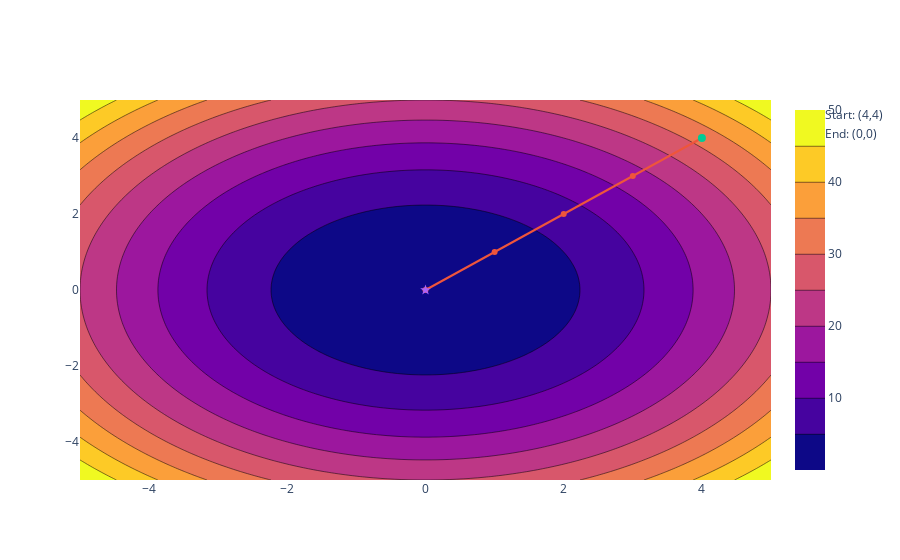

Notebook code cell kept with this figure:
### Markdown cell above
Je kunt hier ook de stappen van gradient descent in tonen. Stel we hadden als startpunt $(4,4)$ en gradient descent gaf ons de volgende stappen:
a_array = [4,3,2,1,0] en b_array = [4,3,2,1,0] (Merk op, dit voorbeeld is fictief, enkel zodat we kunnen laten zien hoe je dit plot.) Dan kun je dit alsvolgt visualiseren:

### Code cell
# Definieer functie
f = lambda x, y: x**2 + y**2

# Maak een meshgrid van x en y waarden
x = np.linspace(-5, 5, 100)
y = np.linspace(-5, 5, 100)
X, Y = np.meshgrid(x, y)

# Bereken bijbehorende z waarden
z = f(X, Y)

x_array = [4,3,2,1,0]
y_array = [4,3,2,1,0]

#maak contourplot
fig = go.Figure(data=go.Contour(z=z,x = x,y=y))

# Add line for the path
fig.add_trace(
        go.Scatter(
                x=x_array,
                y=y_array,
                mode='lines+markers',
                showlegend=False
))

# Add marker for the starting point
fig.add_trace(
        go.Scatter(
                x=[x_array[0]],
                y=[y_array[0]],
                mode='markers',
                marker=dict(size=8, symbol='circle'),
                name=f'Start: ({x_array[0]},{y_array[0]})'
))

# Add marker for the end point
fig.add_trace(
        go.Scatter(
                x=[x_array[-1]],
                y=[y_array[-1]],
                mode='markers',
                marker=dict(size=8, symbol='star'),
                name=f'End: ({x_array[-1]},{y_array[-1]})'
))

fig.show()

### Figure 1 — Plotly figure (JSON) as saved in the notebook; plotly's stock layout.template omitted (floating-point values rounded to 4 significant figures; data arrays with more than 128 entries replaced by an {"elided": "..."} marker saying what was removed)
{"data": [{"type": "contour", "x": [-5.0, -4.899, -4.798, -4.697, -4.596, -4.495, -4.394, -4.293, -4.192, -4.091, -3.99, -3.889, -3.788, -3.687, -3.586, -3.485, -3.384, -3.283, -3.182, -3.081, -2.98, -2.879, -2.778, -2.677, -2.576, -2.475, -2.374, -2.273, -2.172, -2.071, -1.97, -1.869, -1.768, -1.667, -1.566, -1.465, -1.364, -1.263, -1.162, -1.061, -0.9596, -0.8586, -0.7576, -0.6566, -0.5556, -0.4545, -0.3535, -0.2525, -0.1515, -0.05051, 0.05051, 0.1515, 0.2525, 0.3535, 0.4545, 0.5556, 0.6566, 0.7576, 0.8586, 0.9596, 1.061, 1.162, 1.263, 1.364, 1.465, 1.566, 1.667, 1.768, 1.869, 1.97, 2.071, 2.172, 2.273, 2.374, 2.475, 2.576, 2.677, 2.778, 2.879, 2.98, 3.081, 3.182, 3.283, 3.384, 3.485, 3.586, 3.687, 3.788, 3.889, 3.99, 4.091, 4.192, 4.293, 4.394, 4.495, 4.596, 4.697, 4.798, 4.899, 5.0], "y": [-5.0, -4.899, -4.798, -4.697, -4.596, -4.495, -4.394, -4.293, -4.192, -4.091, -3.99, -3.889, -3.788, -3.687, -3.586, -3.485, -3.384, -3.283, -3.182, -3.081, -2.98, -2.879, -2.778, -2.677, -2.576, -2.475, -2.374, -2.273, -2.172, -2.071, -1.97, -1.869, -1.768, -1.667, -1.566, -1.465, -1.364, -1.263, -1.162, -1.061, -0.9596, -0.8586, -0.7576, -0.6566, -0.5556, -0.4545, -0.3535, -0.2525, -0.1515, -0.05051, 0.05051, 0.1515, 0.2525, 0.3535, 0.4545, 0.5556, 0.6566, 0.7576, 0.8586, 0.9596, 1.061, 1.162, 1.263, 1.364, 1.465, 1.566, 1.667, 1.768, 1.869, 1.97, 2.071, 2.172, 2.273, 2.374, 2.475, 2.576, 2.677, 2.778, 2.879, 2.98, 3.081, 3.182, 3.283, 3.384, 3.485, 3.586, 3.687, 3.788, 3.889, 3.99, 4.091, 4.192, 4.293, 4.394, 4.495, 4.596, 4.697, 4.798, 4.899, 5.0], "z": {"elided": "100x100 float values"}}, {"mode": "lines+markers", "showlegend": false, "type": "scatter", "x": [4, 3, 2, 1, 0], "y": [4, 3, 2, 1, 0]}, {"marker": {"size": 8, "symbol": "circle"}, "mode": "markers", "name": "Start: (4,4)", "type": "scatter", "x": [4], "y": [4]}, {"marker": {"size": 8, "symbol": "star"}, "mode": "markers", "name": "End: (0,0)", "type": "scatter", "x": [0], "y": [0]}], "layout": {}}
